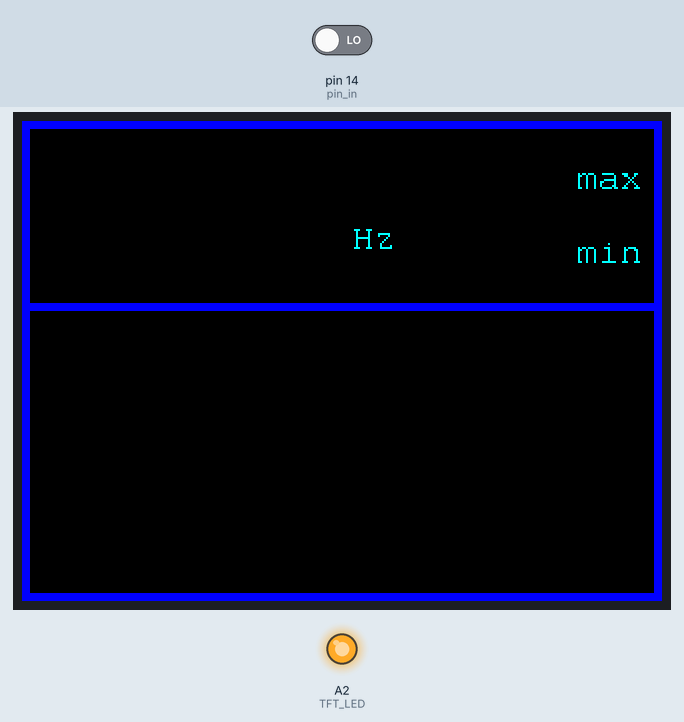
The sketch below on a simulated Arduino Uno, built with avr-gcc and run on an emulated ATmega328P. On the bench: 320×240 colour display, output pins drawn as LEDs (lit = HIGH). Inputs (shaded band) come from the test bench; at power-on: pin 14 (pin_in) LOW. Pins used as bus, display or sensor lines are not drawn; what the sketch prints to the serial monitor is not drawn.

Above: at 0.4 s.
At 8.5 s:
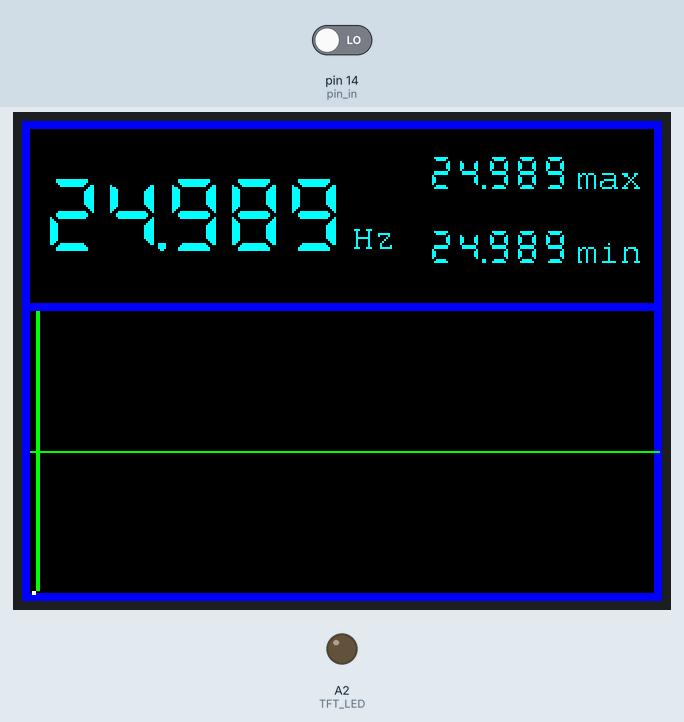
At 16.6 s:
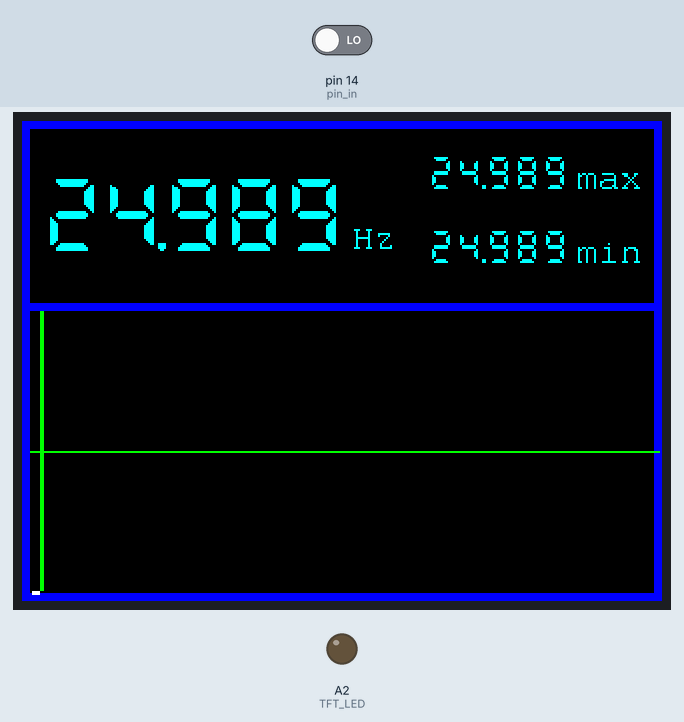
At 37.0 s:
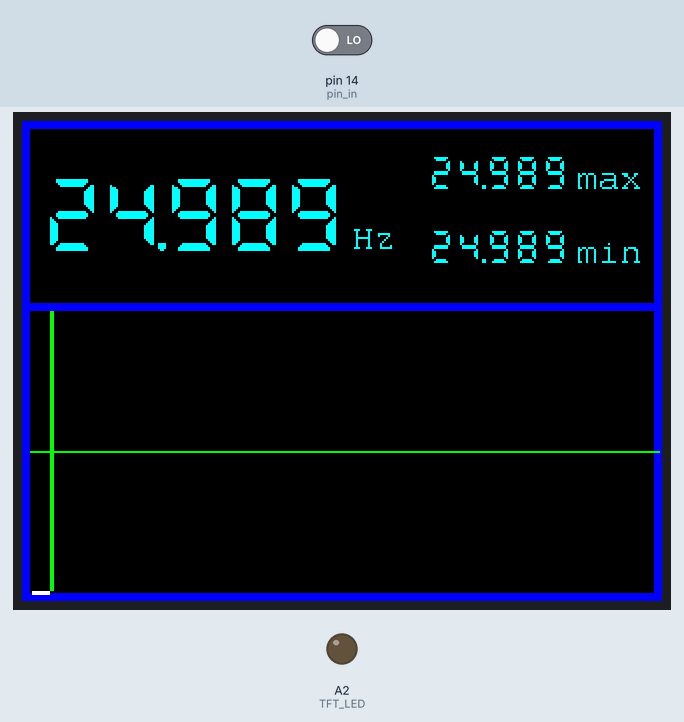
Timing chart, 0 to 38.5 s (numbered marks = the images above):
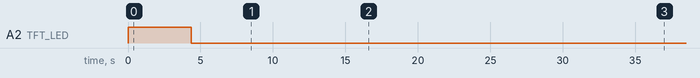

Measured:
- by itself, A2 (TFT_LED): HIGH → LOW at 4.4 s
- what the display in image 1 shows lasts 4.1 s, from 8.4 s to 12.5 s

The sketch:

NETZFREQMONI.ino
```cpp
// (licence header left out)
#include "SPI.h"
#include "Adafruit_GFX.h"
#include "Adafruit_ILI9341.h"
#include <Fonts/FreeMono9pt7b.h>
#include "DSEG7_Classic_Mini_Bold_16.h"
#include "DSEG7_Classic_Mini_Bold_36.h"

// pin definitions for Arduino MKR Boards
#define TFT_CS   A3
#define TFT_DC   0
#define TFT_MOSI 8
#define TFT_CLK  9
#define TFT_MISO 10
#define TFT_LED  A2
#define HAVE_TOUCHPAD
#define TOUCH_CS A4
#define TOUCH_IRQ 1

#define BEEPER 2
/*_______End of definitions______*/

Adafruit_ILI9341 tft = Adafruit_ILI9341(TFT_CS, TFT_DC);


// Pin for measure - connected via 1MOhm resitor
#define pin_in 14      // 50 Hz IN   (TX Pin)

long N = 0;           // count of measures
int D_x = 5;          // Diagram: current x-Position
float Hz_min;         // smallest frequency since program start
float Hz_max;         // highest  frequency since program start
float Hz_old;
float Hz_min_old = 0;
float Hz_max_old = 0;
int Sound_enable = 100; // enables sound for new min/max values after a specified mesures


//---------------------------------------------------------------------------------------------------------------
void setup() {
  // init serial port for debuging
  Serial.begin(115200);

  // additional pin definitions
  pinMode(TFT_LED, OUTPUT);     // define LED pin as output for backlight control
  digitalWrite(TFT_LED, HIGH);  // HIGH to turn backlight off - will hide the display during init
  pinMode(TOUCH_CS, OUTPUT);    // define Touch cs pin as output
  digitalWrite(TOUCH_CS, HIGH); // HIGH to disable touch controller

  pinMode(pin_in, INPUT);       // Input Pin for grid frequency measure

  // init tft and touch
  Serial.println("Init TFT and Touch...");
  tft.begin();
  tft.setRotation(1);
  Serial.print("tftx ="); Serial.print(tft.width()); Serial.print(" tfty ="); Serial.println(tft.height());
  // draw frames
  tft.fillScreen(ILI9341_BLUE);
  tft.fillRect(4, 4, 312, 87, ILI9341_BLACK);
  tft.fillRect(4, 95, 312, 141, ILI9341_BLACK);
  // draw text Hz, min, max
  tft.setFont(&FreeMono9pt7b);
  tft.setTextColor(ILI9341_CYAN);
  tft.setCursor(165, 63);
  tft.println("Hz");
  tft.setCursor(277, 33);
  tft.println("max");
  tft.setCursor(277, 70);
  tft.println("min");
  randomSeed(analogRead(0));


}


//--------------------------------------------------------------------------------------------------------------
void loop()
  {
    long z1;         // time measure start (us)
    long z2;         // time measure end (us)
    float z_diff;    // time measure end difference (us)
    float Per_ms;    // Periodendauer (ms)
    float Hz;        // Frequency

    float Hz_diff;   // difference to 50,000 Hz
    int Pix_diff;    // difference in pixel to zero x axis for diagram

    // measure
    pulseIn(pin_in, HIGH, 40000);         // wait for log.0
    z1 = micros();                        // --- start measure ---
    for (int i = 0; i < 100; i++)               //
      {                                         //  measure 100 times
        pulseIn(pin_in, HIGH, 40000);           //  -> ca. 2 Sec.
      }                                         //
    z2 = micros();                         // --- end measure ---
    z_diff = z2-z1;
    Per_ms = z_diff/100000 ;     // Dauer einer Periode in ms
    Hz = 1000/Per_ms;            // Freq. in Hz
    Hz_diff = Hz-50;             // Difference to 50,000 Hz
    Pix_diff = Hz_diff*1000;      // 1 Pixel per 1 mHz with  *1000 (+-37 mHz)   1 Pixel per 2 mHz with *500 (+-74mHz)
    if (Pix_diff < -69) Pix_diff = -70;
    if (Pix_diff > 69) Pix_diff = 70;

    if( N > 2 )                             // ab 3. Messung Min./Max. aktualisieren
    {
      if (Hz < Hz_min) { Hz_min = Hz; }   // Hz_min aktualisieren
      if (Hz > Hz_max) { Hz_max = Hz; }   // Hz_max     "
    }
    else
    {
      Hz_min = Hz;                        // Min. Startwert zuweisen
      Hz_max = Hz;                        // Max.     "        "
    }


    // serial debug output
    Serial.print(" N: ");         Serial.print(N);          // --- Ser. Ausgabe ---
    Serial.print("  z1: ");       Serial.print(z1);
    Serial.print("  t_diff: ");   Serial.print(z_diff);
    Serial.print("  Per_ms: ");   Serial.print(Per_ms, 3);
    Serial.print("  Hz: ");       Serial.print(Hz, 3);
    Serial.print("  Hz_min: ");   Serial.print(Hz_min, 3);
    Serial.print("  Hz_max: ");   Serial.print(Hz_max, 3);
    Serial.print("  Hz_diff: ");  Serial.print(Hz_diff, 3);
    Serial.print("  Pix_diff: "); Serial.print(Pix_diff);
    Serial.println(" ");

    tft.setRotation(1);
    tft.setTextSize(0);


    //tft.setFont(&DSEG7_Modern_Mini_Bold_32);
    tft.setFont(&DSEG7_Classic_Mini_Bold_36);


    tft.setTextColor(ILI9341_BLACK);
    tft.setCursor(10, 65);
    tft.println(Hz_old,3);

    //tft.setTextColor(0xFFFF, 0x0000);
    tft.setTextColor(ILI9341_CYAN);
    tft.setCursor(10, 65);
    tft.println(Hz,3);
    Hz_old = Hz;


    // min and max
    tft.setFont(&DSEG7_Classic_Mini_Bold_16);
    if (Hz_min != Hz_min_old) {
      tft.setTextColor(ILI9341_BLACK);
      tft.setCursor(203, 71);
      tft.println(Hz_min_old,3);
      tft.setTextColor(ILI9341_CYAN);
      tft.setCursor(203, 71);
      tft.println(Hz_min,3);
      Hz_min_old = Hz_min;
      if (Sound_enable == 0) tone(BEEPER,1000,100);
    }

    if (Hz_max != Hz_max_old) {
      tft.setTextColor(ILI9341_BLACK);
      tft.setCursor(203, 34);
        tft.println(Hz_max_old,3);
        tft.setTextColor(ILI9341_CYAN);
        tft.setCursor(203, 34);
        tft.println(Hz_max,3);
        Hz_max_old = Hz_max;
        if (Sound_enable == 0) tone(BEEPER,1000,100);
    }

    // draw diagram
    tft.drawFastVLine(D_x + 1, 95, 140, ILI9341_GREEN); // draw marker line
    tft.drawFastVLine(D_x + 2, 95, 140, ILI9341_GREEN);

    tft.drawFastVLine(D_x, 95, 70 - Pix_diff, ILI9341_BLACK);  // draw line from value to bottom
    tft.drawFastVLine(D_x, 165 - Pix_diff, 70 + Pix_diff, ILI9341_MAGENTA);  // draw line from top to value
    tft.drawPixel(D_x, 165 - Pix_diff, ILI9341_WHITE);
    tft.drawPixel(D_x, 166 - Pix_diff, ILI9341_WHITE);

    tft.drawFastHLine(4, 165, 315, ILI9341_GREEN);  // draw zero axis (50.000Hz)

    N++;                                        // next measure in diagram

    D_x++;                                      // next line
    if (D_x > 315)                              // reached right margin ?
      {
        tft.drawFastVLine(316, 95, 140, ILI9341_BLUE); // delete draw marker line on right margin
        tft.drawFastVLine(317, 95, 140, ILI9341_BLUE);
        D_x = 5;                                // start on most left position again
      }

    if (Sound_enable) Sound_enable--;

    digitalWrite(TFT_LED, LOW);    // LOW to turn backlight on;

  }
```

Source omitted: Mini_Bold_16.h (data table, 12324 bytes), Mini_Bold_36.h (data table, 35904 bytes)
